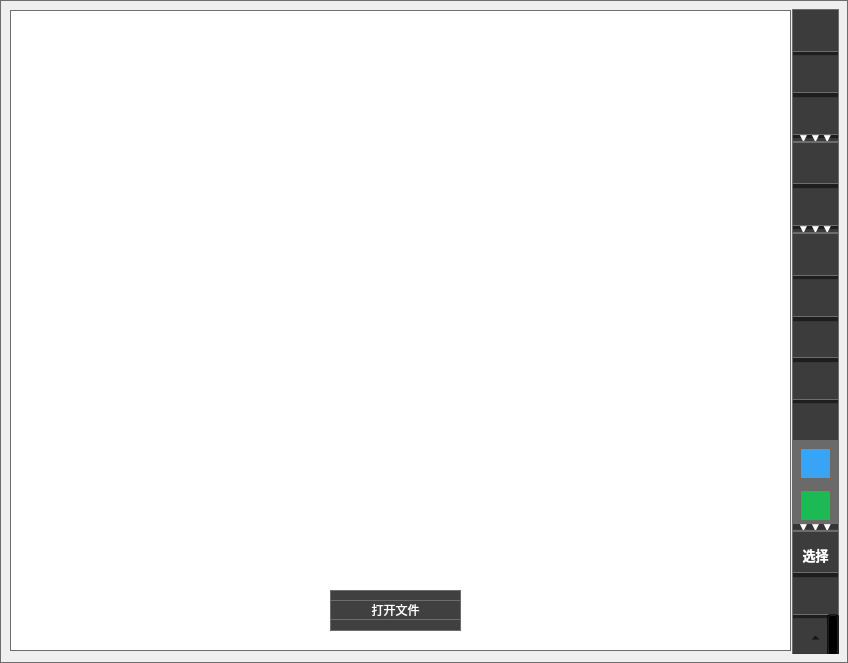
<?xml version="1.0" encoding="UTF-8"?>
<ui version="4.0">
 <class>MainForm</class>
 <widget class="QWidget" name="MainForm">
  <property name="geometry">
   <rect>
    <x>0</x>
    <y>0</y>
    <width>848</width>
    <height>663</height>
   </rect>
  </property>
  <property name="minimumSize">
   <size>
    <width>848</width>
    <height>663</height>
   </size>
  </property>
  <property name="windowTitle">
   <string>Form</string>
  </property>
  <property name="styleSheet">
   <string notr="true">border: 1px solid #6D6D6E;</string>
  </property>
  <widget class="QWidget" name="rightWgt" native="true">
   <property name="geometry">
    <rect>
     <x>792</x>
     <y>9</y>
     <width>47</width>
     <height>645</height>
    </rect>
   </property>
   <property name="sizePolicy">
    <sizepolicy hsizetype="Maximum" vsizetype="Preferred">
     <horstretch>0</horstretch>
     <verstretch>0</verstretch>
    </sizepolicy>
   </property>
   <property name="minimumSize">
    <size>
     <width>47</width>
     <height>0</height>
    </size>
   </property>
   <property name="maximumSize">
    <size>
     <width>47</width>
     <height>16777215</height>
    </size>
   </property>
   <property name="styleSheet">
    <string notr="true">background: #808080;
background: rgba(0,0,0,0.50);
border: 1px solid #6D6D6E;</string>
   </property>
   <layout class="QVBoxLayout" name="verticalLayout">
    <property name="spacing">
     <number>0</number>
    </property>
    <property name="leftMargin">
     <number>0</number>
    </property>
    <property name="topMargin">
     <number>0</number>
    </property>
    <property name="rightMargin">
     <number>0</number>
    </property>
    <property name="bottomMargin">
     <number>0</number>
    </property>
    <item>
     <widget class="QPushButton" name="pushButton">
      <property name="minimumSize">
       <size>
        <width>47</width>
        <height>47</height>
       </size>
      </property>
      <property name="maximumSize">
       <size>
        <width>47</width>
        <height>47</height>
       </size>
      </property>
      <property name="text">
       <string/>
      </property>
      <property name="icon">
       <iconset resource="../qrc.qrc">
        <normaloff>:/Win32/Resources/Win32/ic_sidebar_pencil.png</normaloff>:/Win32/Resources/Win32/ic_sidebar_pencil.png</iconset>
      </property>
     </widget>
    </item>
    <item>
     <widget class="QPushButton" name="pushButton_2">
      <property name="minimumSize">
       <size>
        <width>47</width>
        <height>47</height>
       </size>
      </property>
      <property name="maximumSize">
       <size>
        <width>47</width>
        <height>47</height>
       </size>
      </property>
      <property name="text">
       <string/>
      </property>
      <property name="icon">
       <iconset resource="../qrc.qrc">
        <normaloff>:/Win32/Resources/Win32/ic_sidebar_text.png</normaloff>:/Win32/Resources/Win32/ic_sidebar_text.png</iconset>
      </property>
     </widget>
    </item>
    <item>
     <widget class="QPushButton" name="pushButton_3">
      <property name="minimumSize">
       <size>
        <width>47</width>
        <height>47</height>
       </size>
      </property>
      <property name="maximumSize">
       <size>
        <width>47</width>
        <height>47</height>
       </size>
      </property>
      <property name="text">
       <string/>
      </property>
      <property name="icon">
       <iconset resource="../qrc.qrc">
        <normaloff>:/Win32/Resources/Win32/ic_sidebar_arrow.png</normaloff>:/Win32/Resources/Win32/ic_sidebar_arrow.png</iconset>
      </property>
     </widget>
    </item>
    <item>
     <widget class="QPushButton" name="pushButton_12">
      <property name="minimumSize">
       <size>
        <width>0</width>
        <height>8</height>
       </size>
      </property>
      <property name="maximumSize">
       <size>
        <width>16777215</width>
        <height>8</height>
       </size>
      </property>
      <property name="styleSheet">
       <string notr="true">color: rgb(255, 255, 255);</string>
      </property>
      <property name="text">
       <string>▼▼▼</string>
      </property>
     </widget>
    </item>
    <item>
     <widget class="QPushButton" name="pbt_line">
      <property name="minimumSize">
       <size>
        <width>47</width>
        <height>47</height>
       </size>
      </property>
      <property name="maximumSize">
       <size>
        <width>47</width>
        <height>47</height>
       </size>
      </property>
      <property name="styleSheet">
       <string notr="true">font: 14pt &quot;Agency FB&quot;;</string>
      </property>
      <property name="text">
       <string/>
      </property>
      <property name="icon">
       <iconset resource="../qrc.qrc">
        <normaloff>:/Win32/Resources/Win32/ic_drawing_beeline.png</normaloff>:/Win32/Resources/Win32/ic_drawing_beeline.png</iconset>
      </property>
     </widget>
    </item>
    <item>
     <widget class="QPushButton" name="pbt_Rect">
      <property name="minimumSize">
       <size>
        <width>47</width>
        <height>47</height>
       </size>
      </property>
      <property name="maximumSize">
       <size>
        <width>47</width>
        <height>47</height>
       </size>
      </property>
      <property name="text">
       <string/>
      </property>
      <property name="icon">
       <iconset resource="../qrc.qrc">
        <normaloff>:/Win32/Resources/Win32/ic_sidebar_shape.png</normaloff>:/Win32/Resources/Win32/ic_sidebar_shape.png</iconset>
      </property>
     </widget>
    </item>
    <item>
     <widget class="QPushButton" name="pushButton_13">
      <property name="minimumSize">
       <size>
        <width>0</width>
        <height>8</height>
       </size>
      </property>
      <property name="maximumSize">
       <size>
        <width>16777215</width>
        <height>8</height>
       </size>
      </property>
      <property name="styleSheet">
       <string notr="true">color: rgb(255, 255, 255);</string>
      </property>
      <property name="text">
       <string>▼▼▼</string>
      </property>
     </widget>
    </item>
    <item>
     <widget class="QPushButton" name="pbt_triangle">
      <property name="minimumSize">
       <size>
        <width>47</width>
        <height>47</height>
       </size>
      </property>
      <property name="maximumSize">
       <size>
        <width>47</width>
        <height>47</height>
       </size>
      </property>
      <property name="text">
       <string/>
      </property>
      <property name="icon">
       <iconset resource="../qrc.qrc">
        <normaloff>:/Win32/Resources/Win32/ic_drawing_triangle.png</normaloff>:/Win32/Resources/Win32/ic_drawing_triangle.png</iconset>
      </property>
      <property name="iconSize">
       <size>
        <width>16</width>
        <height>16</height>
       </size>
      </property>
     </widget>
    </item>
    <item>
     <widget class="QPushButton" name="pbt_circle">
      <property name="minimumSize">
       <size>
        <width>47</width>
        <height>47</height>
       </size>
      </property>
      <property name="maximumSize">
       <size>
        <width>47</width>
        <height>47</height>
       </size>
      </property>
      <property name="text">
       <string/>
      </property>
      <property name="icon">
       <iconset resource="../qrc.qrc">
        <normaloff>:/Win32/Resources/Win32/ic_drawing_round.png</normaloff>:/Win32/Resources/Win32/ic_drawing_round.png</iconset>
      </property>
     </widget>
    </item>
    <item>
     <widget class="QPushButton" name="pushButton_8">
      <property name="minimumSize">
       <size>
        <width>47</width>
        <height>47</height>
       </size>
      </property>
      <property name="maximumSize">
       <size>
        <width>47</width>
        <height>47</height>
       </size>
      </property>
      <property name="text">
       <string/>
      </property>
      <property name="icon">
       <iconset resource="../qrc.qrc">
        <normaloff>:/Win32/Resources/Win32/ic_sidebar_checked.png</normaloff>:/Win32/Resources/Win32/ic_sidebar_checked.png</iconset>
      </property>
     </widget>
    </item>
    <item>
     <widget class="QPushButton" name="pushButton_5">
      <property name="minimumSize">
       <size>
        <width>47</width>
        <height>47</height>
       </size>
      </property>
      <property name="maximumSize">
       <size>
        <width>47</width>
        <height>47</height>
       </size>
      </property>
      <property name="text">
       <string/>
      </property>
      <property name="icon">
       <iconset resource="../qrc.qrc">
        <normaloff>:/Win32/Resources/Win32/ic_sidebar_image.png</normaloff>:/Win32/Resources/Win32/ic_sidebar_image.png</iconset>
      </property>
     </widget>
    </item>
    <item>
     <widget class="QPushButton" name="pushButton_Color">
      <property name="minimumSize">
       <size>
        <width>47</width>
        <height>47</height>
       </size>
      </property>
      <property name="maximumSize">
       <size>
        <width>47</width>
        <height>47</height>
       </size>
      </property>
      <property name="text">
       <string/>
      </property>
      <property name="icon">
       <iconset resource="../qrc.qrc">
        <normaloff>:/Win32/Resources/Win32/ic_sidebar_color.png</normaloff>:/Win32/Resources/Win32/ic_sidebar_color.png</iconset>
      </property>
     </widget>
    </item>
    <item>
     <widget class="QPushButton" name="pbt_Blue">
      <property name="minimumSize">
       <size>
        <width>47</width>
        <height>47</height>
       </size>
      </property>
      <property name="maximumSize">
       <size>
        <width>47</width>
        <height>47</height>
       </size>
      </property>
      <property name="styleSheet">
       <string notr="true">background: #37A4F5; 
border-bottom-color: rgb(138, 80, 255);
gridline-color: rgb(0, 0, 0);
border-width: 9px;  
border-color: rgb(106, 106, 106);</string>
      </property>
      <property name="text">
       <string/>
      </property>
     </widget>
    </item>
    <item>
     <spacer name="verticalSpacer_2">
      <property name="orientation">
       <enum>Qt::Vertical</enum>
      </property>
      <property name="sizeType">
       <enum>QSizePolicy::Maximum</enum>
      </property>
      <property name="sizeHint" stdset="0">
       <size>
        <width>20</width>
        <height>1</height>
       </size>
      </property>
     </spacer>
    </item>
    <item>
     <widget class="QPushButton" name="pbt_Green">
      <property name="minimumSize">
       <size>
        <width>47</width>
        <height>47</height>
       </size>
      </property>
      <property name="maximumSize">
       <size>
        <width>47</width>
        <height>47</height>
       </size>
      </property>
      <property name="styleSheet">
       <string notr="true">background: #1DB954;
border-bottom-color: rgb(138, 80, 255);
gridline-color: rgb(0, 0, 0);
border-width: 9px;  
border-color: rgb(106, 106, 106);</string>
      </property>
      <property name="text">
       <string/>
      </property>
     </widget>
    </item>
    <item>
     <widget class="QPushButton" name="pushButton_6">
      <property name="minimumSize">
       <size>
        <width>0</width>
        <height>8</height>
       </size>
      </property>
      <property name="maximumSize">
       <size>
        <width>16777215</width>
        <height>8</height>
       </size>
      </property>
      <property name="styleSheet">
       <string notr="true">color: rgb(255, 255, 255);</string>
      </property>
      <property name="text">
       <string>▼▼▼</string>
      </property>
     </widget>
    </item>
    <item>
     <widget class="QPushButton" name="pushButton_4">
      <property name="minimumSize">
       <size>
        <width>47</width>
        <height>47</height>
       </size>
      </property>
      <property name="maximumSize">
       <size>
        <width>47</width>
        <height>47</height>
       </size>
      </property>
      <property name="palette">
       <palette>
        <active>
         <colorrole role="WindowText">
          <brush brushstyle="SolidPattern">
           <color alpha="255">
            <red>255</red>
            <green>255</green>
            <blue>255</blue>
           </color>
          </brush>
         </colorrole>
         <colorrole role="Button">
          <brush brushstyle="SolidPattern">
           <color alpha="127">
            <red>0</red>
            <green>0</green>
            <blue>0</blue>
           </color>
          </brush>
         </colorrole>
         <colorrole role="Text">
          <brush brushstyle="SolidPattern">
           <color alpha="255">
            <red>255</red>
            <green>255</green>
            <blue>255</blue>
           </color>
          </brush>
         </colorrole>
         <colorrole role="ButtonText">
          <brush brushstyle="SolidPattern">
           <color alpha="255">
            <red>255</red>
            <green>255</green>
            <blue>255</blue>
           </color>
          </brush>
         </colorrole>
         <colorrole role="Base">
          <brush brushstyle="SolidPattern">
           <color alpha="127">
            <red>0</red>
            <green>0</green>
            <blue>0</blue>
           </color>
          </brush>
         </colorrole>
         <colorrole role="Window">
          <brush brushstyle="SolidPattern">
           <color alpha="127">
            <red>0</red>
            <green>0</green>
            <blue>0</blue>
           </color>
          </brush>
         </colorrole>
        </active>
        <inactive>
         <colorrole role="WindowText">
          <brush brushstyle="SolidPattern">
           <color alpha="255">
            <red>255</red>
            <green>255</green>
            <blue>255</blue>
           </color>
          </brush>
         </colorrole>
         <colorrole role="Button">
          <brush brushstyle="SolidPattern">
           <color alpha="127">
            <red>0</red>
            <green>0</green>
            <blue>0</blue>
           </color>
          </brush>
         </colorrole>
         <colorrole role="Text">
          <brush brushstyle="SolidPattern">
           <color alpha="255">
            <red>255</red>
            <green>255</green>
            <blue>255</blue>
           </color>
          </brush>
         </colorrole>
         <colorrole role="ButtonText">
          <brush brushstyle="SolidPattern">
           <color alpha="255">
            <red>255</red>
            <green>255</green>
            <blue>255</blue>
           </color>
          </brush>
         </colorrole>
         <colorrole role="Base">
          <brush brushstyle="SolidPattern">
           <color alpha="127">
            <red>0</red>
            <green>0</green>
            <blue>0</blue>
           </color>
          </brush>
         </colorrole>
         <colorrole role="Window">
          <brush brushstyle="SolidPattern">
           <color alpha="127">
            <red>0</red>
            <green>0</green>
            <blue>0</blue>
           </color>
          </brush>
         </colorrole>
        </inactive>
        <disabled>
         <colorrole role="WindowText">
          <brush brushstyle="SolidPattern">
           <color alpha="255">
            <red>255</red>
            <green>255</green>
            <blue>255</blue>
           </color>
          </brush>
         </colorrole>
         <colorrole role="Button">
          <brush brushstyle="SolidPattern">
           <color alpha="127">
            <red>0</red>
            <green>0</green>
            <blue>0</blue>
           </color>
          </brush>
         </colorrole>
         <colorrole role="Text">
          <brush brushstyle="SolidPattern">
           <color alpha="255">
            <red>255</red>
            <green>255</green>
            <blue>255</blue>
           </color>
          </brush>
         </colorrole>
         <colorrole role="ButtonText">
          <brush brushstyle="SolidPattern">
           <color alpha="255">
            <red>255</red>
            <green>255</green>
            <blue>255</blue>
           </color>
          </brush>
         </colorrole>
         <colorrole role="Base">
          <brush brushstyle="SolidPattern">
           <color alpha="127">
            <red>0</red>
            <green>0</green>
            <blue>0</blue>
           </color>
          </brush>
         </colorrole>
         <colorrole role="Window">
          <brush brushstyle="SolidPattern">
           <color alpha="127">
            <red>0</red>
            <green>0</green>
            <blue>0</blue>
           </color>
          </brush>
         </colorrole>
        </disabled>
       </palette>
      </property>
      <property name="font">
       <font>
        <pointsize>10</pointsize>
        <weight>75</weight>
        <bold>true</bold>
       </font>
      </property>
      <property name="styleSheet">
       <string notr="true">color: rgb(255, 255, 255);</string>
      </property>
      <property name="text">
       <string>选择</string>
      </property>
     </widget>
    </item>
    <item>
     <widget class="QPushButton" name="pushButton_9">
      <property name="minimumSize">
       <size>
        <width>47</width>
        <height>47</height>
       </size>
      </property>
      <property name="maximumSize">
       <size>
        <width>47</width>
        <height>47</height>
       </size>
      </property>
      <property name="text">
       <string/>
      </property>
      <property name="icon">
       <iconset resource="../qrc.qrc">
        <normaloff>:/Win32/Resources/Win32/ic_turn left.png</normaloff>:/Win32/Resources/Win32/ic_turn left.png</iconset>
      </property>
     </widget>
    </item>
    <item>
     <widget class="QToolButton" name="toolButton_10">
      <property name="minimumSize">
       <size>
        <width>47</width>
        <height>47</height>
       </size>
      </property>
      <property name="maximumSize">
       <size>
        <width>47</width>
        <height>47</height>
       </size>
      </property>
      <property name="text">
       <string/>
      </property>
      <property name="icon">
       <iconset resource="../qrc.qrc">
        <normaloff>:/Win32/Resources/Win32/ic_turn right.png</normaloff>:/Win32/Resources/Win32/ic_turn right.png</iconset>
      </property>
      <property name="popupMode">
       <enum>QToolButton::MenuButtonPopup</enum>
      </property>
      <property name="arrowType">
       <enum>Qt::UpArrow</enum>
      </property>
     </widget>
    </item>
    <item>
     <spacer name="verticalSpacer">
      <property name="orientation">
       <enum>Qt::Vertical</enum>
      </property>
      <property name="sizeHint" stdset="0">
       <size>
        <width>47</width>
        <height>40</height>
       </size>
      </property>
     </spacer>
    </item>
   </layout>
  </widget>
  <widget class="QWidget" name="control_bar" native="true">
   <property name="geometry">
    <rect>
     <x>330</x>
     <y>590</y>
     <width>131</width>
     <height>41</height>
    </rect>
   </property>
   <property name="styleSheet">
    <string notr="true">opacity: 0.8;
background: #404040;
border-radius: 100px;</string>
   </property>
   <layout class="QGridLayout" name="gridLayout_2">
    <item row="0" column="0">
     <widget class="QPushButton" name="pbt_prePage">
      <property name="styleSheet">
       <string notr="true">opacity: 0.8;
color: rgb(255, 255, 255);
background: #404040;
border-radius: 100px;</string>
      </property>
      <property name="text">
       <string>打开文件</string>
      </property>
     </widget>
    </item>
   </layout>
  </widget>
  <widget class="PaintView" name="graphicsView">
   <property name="geometry">
    <rect>
     <x>10</x>
     <y>10</y>
     <width>781</width>
     <height>641</height>
    </rect>
   </property>
  </widget>
  <zorder>rightWgt</zorder>
  <zorder>graphicsView</zorder>
  <zorder>control_bar</zorder>
 </widget>
 <customwidgets>
  <customwidget>
   <class>PaintView</class>
   <extends>QGraphicsView</extends>
   <header location="global">../GradeSystem/UI/GradeGraphics/PaintView.h</header>
  </customwidget>
 </customwidgets>
 <resources>
  <include location="../qrc.qrc"/>
 </resources>
 <connections/>
</ui>
